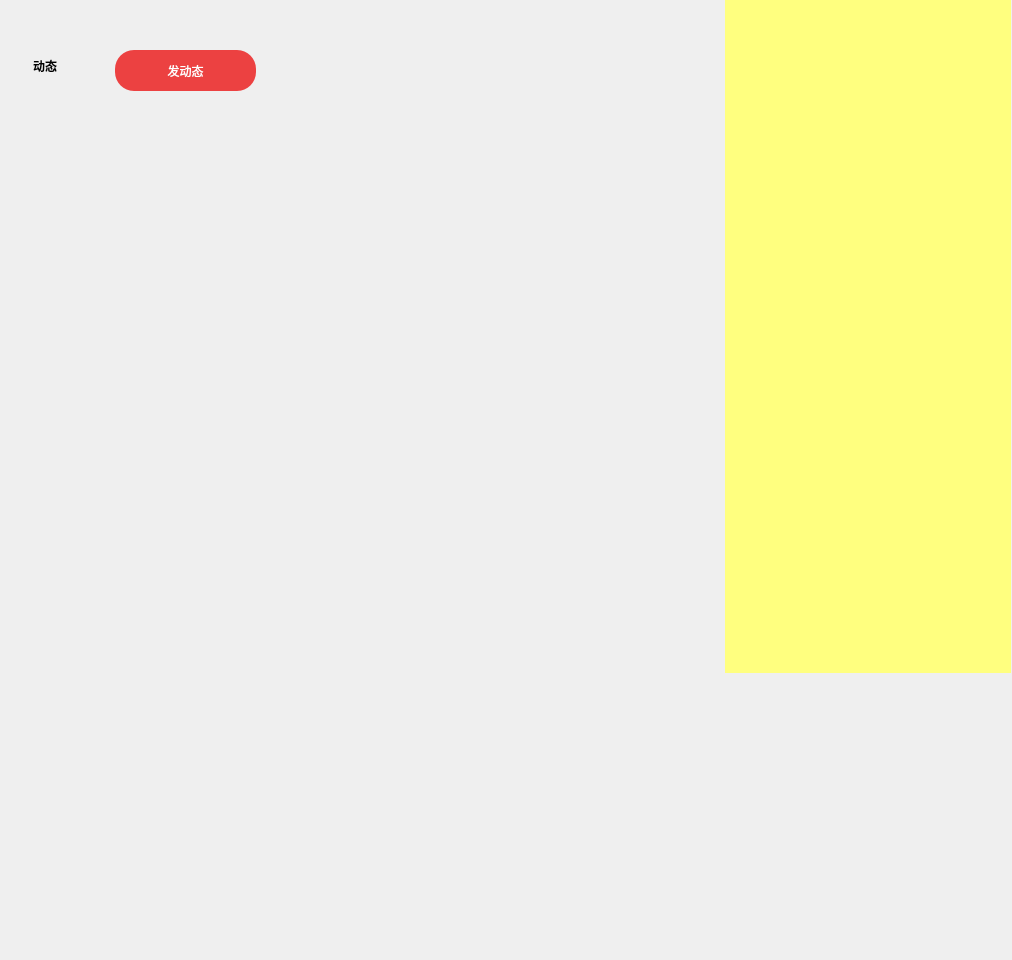
<?xml version="1.0" encoding="UTF-8"?>
<ui version="4.0">
 <class>FollowWithClass</class>
 <widget class="QWidget" name="FollowWithClass">
  <property name="geometry">
   <rect>
    <x>0</x>
    <y>0</y>
    <width>1012</width>
    <height>960</height>
   </rect>
  </property>
  <property name="minimumSize">
   <size>
    <width>1012</width>
    <height>960</height>
   </size>
  </property>
  <property name="windowTitle">
   <string>FollowWith</string>
  </property>
  <widget class="QLabel" name="label_2">
   <property name="geometry">
    <rect>
     <x>725</x>
     <y>0</y>
     <width>286</width>
     <height>673</height>
    </rect>
   </property>
   <property name="styleSheet">
    <string notr="true">background-color: rgb(255, 255, 127);</string>
   </property>
   <property name="text">
    <string/>
   </property>
   <property name="pixmap">
    <pixmap>../../res/关注/1.png</pixmap>
   </property>
   <property name="scaledContents">
    <bool>false</bool>
   </property>
  </widget>
  <widget class="QLabel" name="label">
   <property name="geometry">
    <rect>
     <x>33</x>
     <y>40</y>
     <width>61</width>
     <height>51</height>
    </rect>
   </property>
   <property name="styleSheet">
    <string notr="true">font: 14pt &quot;微软雅黑&quot;;
font-weight:bold;</string>
   </property>
   <property name="text">
    <string>动态</string>
   </property>
  </widget>
  <widget class="QPushButton" name="pushButton">
   <property name="geometry">
    <rect>
     <x>115</x>
     <y>50</y>
     <width>141</width>
     <height>41</height>
    </rect>
   </property>
   <property name="styleSheet">
    <string notr="true">font: 14pt &quot;Agency FB&quot;;
background-color: rgb(236, 65, 65);
border-radius:19px;
color: rgb(255, 255, 255);</string>
   </property>
   <property name="text">
    <string>发动态</string>
   </property>
   <property name="icon">
    <iconset>
     <normaloff>../../res/写入.png</normaloff>../../res/写入.png</iconset>
   </property>
   <property name="iconSize">
    <size>
     <width>30</width>
     <height>30</height>
    </size>
   </property>
   <property name="checkable">
    <bool>true</bool>
   </property>
  </widget>
  <widget class="QWidget" name="widget" native="true">
   <property name="geometry">
    <rect>
     <x>-10</x>
     <y>100</y>
     <width>731</width>
     <height>861</height>
    </rect>
   </property>
   <property name="minimumSize">
    <size>
     <width>731</width>
     <height>861</height>
    </size>
   </property>
   <property name="maximumSize">
    <size>
     <width>731</width>
     <height>861</height>
    </size>
   </property>
   <property name="styleSheet">
    <string notr="true"/>
   </property>
  </widget>
 </widget>
 <layoutdefault spacing="6" margin="11"/>
 <resources/>
 <connections/>
</ui>
